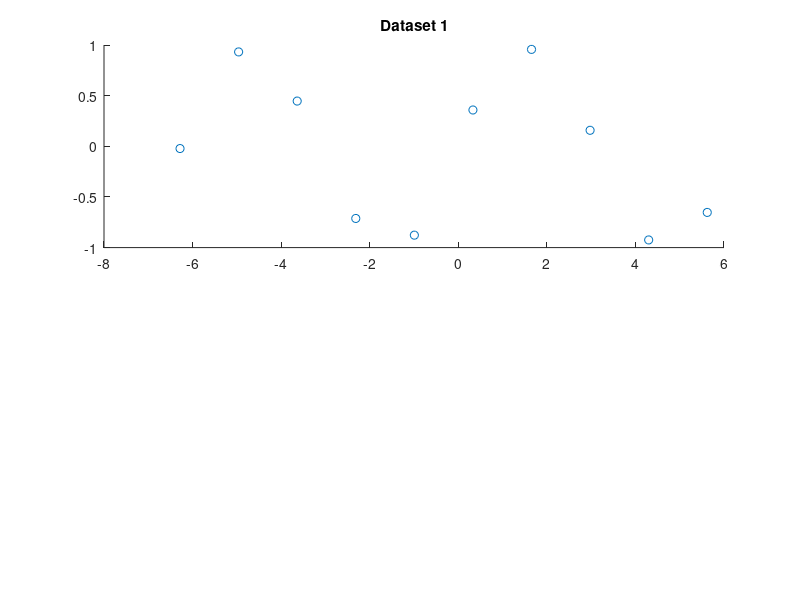

MATLAB code for this plot: (Note: this script raises an error after producing the figure.)
X1 = [-6.28318531 -4.96040945 -3.6376336   -2.31485774 -0.99208189  0.33069396   1.65346982   2.97624567  4.29902153   5.62179738];

Y1 = [-0.02212373  0.93174316  0.44657927  -0.71237743 -0.87719887  0.35844402   0.95673157   0.15797694 -0.92443154  -0.65275084];

X2 = [-5.         -4.79591837 -4.59183673 -4.3877551  -4.18367347 -3.97959184  -3.7755102  -3.57142857 -3.36734694 -3.16326531 -2.95918367 -2.75510204  -2.55102041 -2.34693878 -2.14285714 -1.93877551 -1.73469388 -1.53061224  -1.32653061 -1.12244898 -0.91836735 -0.71428571 -0.51020408 -0.30612245  -0.10204082  0.10204082  0.30612245  0.51020408  0.71428571  0.91836735   1.12244898  1.32653061  1.53061224  1.73469388  1.93877551  2.14285714   2.34693878  2.55102041  2.75510204  2.95918367  3.16326531  3.36734694   3.57142857  3.7755102   3.97959184  4.18367347  4.3877551   4.59183673   4.79591837  5.        ];

Y2 = [ 1.51657986e+01  1.18834486e+01  1.14908377e+01  9.69999012e+00   8.83752995e+00  8.53654378e+00  7.26220222e+00  6.24526603e+00   6.14466521e+00  2.20438691e+00  3.02257790e+00  2.55301601e+00   1.20314417e+00  2.81993279e+00 -7.95772374e-02  5.17986596e-01  -2.02214422e+00 -1.88483645e+00 -6.00919079e-01 -1.89204707e-01   1.69449681e-02  3.91334228e-01 -1.73970249e+00 -3.19757434e-01  -6.00188224e-01  2.31330343e-01  5.82638717e-01  4.22184971e+00   3.59292410e-01  4.59202652e+00  4.71769806e+00  5.21676309e+00   6.70631069e+00  6.62448237e+00  7.35495405e+00  9.65171985e+00   9.61038903e+00  1.22648215e+01  1.29301284e+01  1.33289427e+01   1.76286428e+01  1.76382160e+01  2.07450785e+01  2.18295969e+01   2.30767522e+01  2.64519126e+01  2.74412541e+01  2.89516763e+01   3.31531920e+01  3.70987315e+01];

subplot(2,1,1);
scatter(X1, Y1);
title('Dataset 1');
% dataset 1 seems to be periodic so a trig basis would be best
hold on
[coeffI] = func_fit(X1, Y1, "interpolate", "trig", 0);
[coeffA] = func_fit(X1, Y1, "approximate", "trig", 0);
x = linspace(min(X1), max(X1), 1000);
% plot interpolation
y = plot_trig(coeffI, x);
plot(x, y);
%plot approximation
y = plot_trig(coeffA, x);
plot(x, y);
hold off;

subplot(2,1,2)
scatter(X2, Y2);
title('Dataset 2');
% dataset 2 seems to be roughly quadratic so a poly basis would be best
hold on
[coeffI] = func_fit(X2, Y2, "interpolate", "poly", 0);
[coeffA] = func_fit(X2, Y2, "approximate", "poly", 2);
x = linspace(min(X2), max(X2), 1000);
% plot interpolation
y = plot_poly(coeffI, x);
plot(x, y);
% plot approximation
y = plot_poly(coeffA, x);
plot(x, y);
ylim([-5,35]);
hold off

%set different colors
colororder(["#fc0303";"#03fc07";"#0b03fc"])

function y = plot_trig(coeff, x)
    y = [];
    degrees = size(coeff, 1);
    K = floor(degrees/2);
    for t = 1:size(x,2)
        pt = coeff(1);
        % calculate pt
        for k = 1:K
            pt = pt + coeff(k+1)*cos(k*x(t));
            pt = pt + coeff(k+K+1)*sin(k*x(t));
        end
        % add to y
        y = [y pt];
    end
end

function y = plot_poly(coeff, x)
    y = polyval(coeff, x);
end
